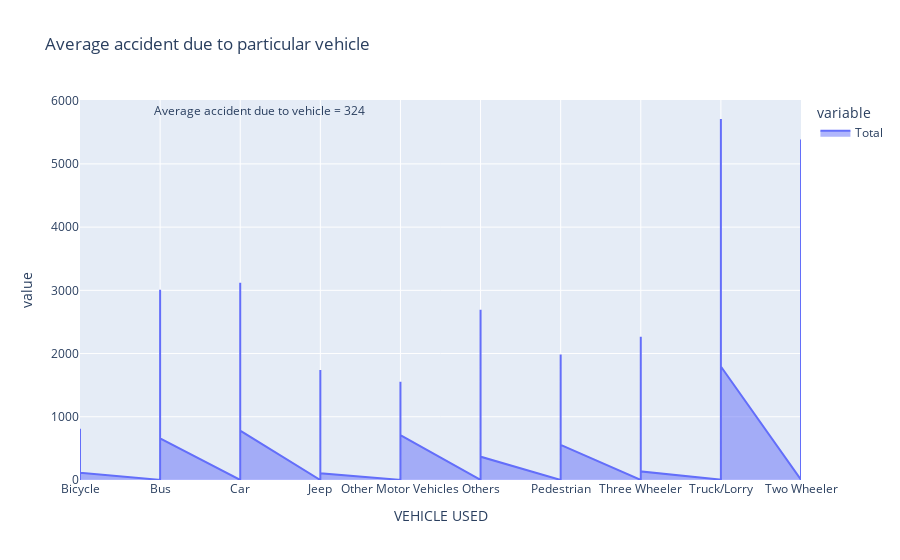

The code cell stored with this chart in its notebook:
### Code cell
fig = px.area(acc_mode, x='VEHICLE USED', y=['Total'], title='Average accident due to particular vehicle')
mean_accidents = acc_mode['Total'].mean()
fig.add_annotation(xref='paper', yref='paper', x=0.1, y=1, text=f"Average accident due to vehicle = {mean_accidents:.0f}",showarrow=False)
fig.show()

### Figure 1 — Plotly figure (JSON) as saved in the notebook; plotly's stock layout.template omitted (floating-point values rounded to 4 significant figures; data arrays with more than 128 entries replaced by an {"elided": "..."} marker saying what was removed)
{"data": [{"fillpattern": {"shape": ""}, "hovertemplate": "variable=Total<br>VEHICLE USED=%{x}<br>value=%{y}<extra></extra>", "legendgroup": "Total", "line": {"color": "#636efa"}, "marker": {"symbol": "circle"}, "mode": "lines", "name": "Total", "orientation": "v", "showlegend": true, "stackgroup": "1", "type": "scatter", "x": {"elided": "4910 str values"}, "xaxis": "x", "y": {"elided": "4910 int values"}, "yaxis": "y"}], "layout": {"annotations": [{"showarrow": false, "text": "Average accident due to vehicle = 324", "x": 0.1, "xref": "paper", "y": 1, "yref": "paper"}], "legend": {"title": {"text": "variable"}, "tracegroupgap": 0}, "title": {"text": "Average accident due to particular vehicle"}, "xaxis": {"anchor": "y", "domain": [0, 1], "title": {"text": "VEHICLE USED"}}, "yaxis": {"anchor": "x", "domain": [0, 1], "title": {"text": "value"}}}}
